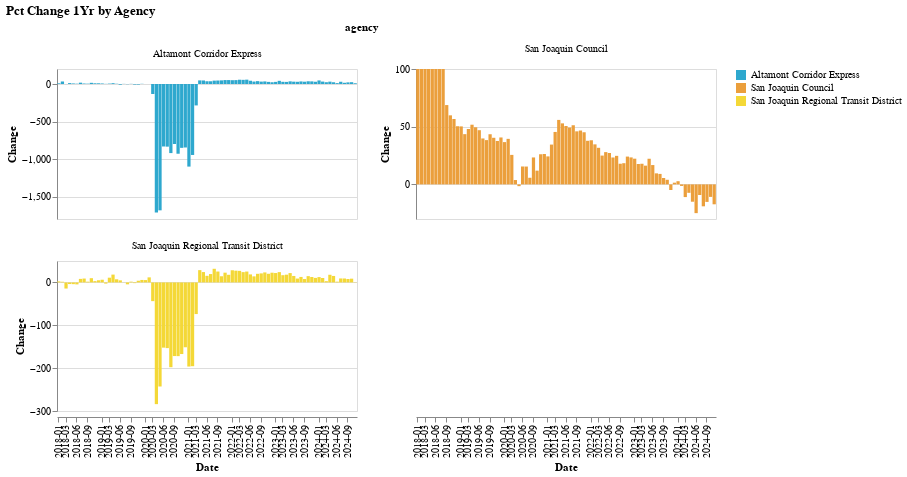

The notebook cell saved with this chart:
### Markdown cell above
Change in Unlinked Passenger Trips from the prior year. For example, July 2023's change would be the change in July 2023's reported values against July 2022's reported values.

### Code cell
# TEST OF BAR CHART WITH % CHANGE 1 YEAR
make_bar_chart(by_agency_long_no_zero_upt[by_agency_long_no_zero_upt["period_year"] >= 2018], 
               y_col = "pct_change_1yr", 
               color_col = "agency")

### Figure 1 — Vega-Lite specification as saved in the notebook (floating-point values rounded to 4 significant figures; data arrays with more than 128 entries replaced by an {"elided": "..."} marker saying what was removed)
{"config": {"view": {"continuousWidth": 300, "continuousHeight": 300}}, "data": {"name": "data-1a622f47f7eb691fe46bc65be098b2d6"}, "facet": {"field": "agency", "type": "nominal"}, "spec": {"mark": {"type": "bar"}, "encoding": {"color": {"field": "agency", "scale": {"range": ["#2EA8CE", "#EB9F3C", "#F4D837", "#51BF9D", "#8CBCCB", "#9487C0", "#136C97", "#E16B26", "#F6BF16", "#00896B", "#7790A3", "#5B559C"]}, "title": "", "type": "nominal"}, "tooltip": [{"field": "period_year_month", "type": "nominal"}, {"field": "pct_change_1yr", "type": "quantitative"}, {"field": "agency", "type": "nominal"}, {"field": "RTPA", "type": "nominal"}], "x": {"axis": {"values": ["2018-01", "2018-03", "2018-06", "2018-09", "2019-01", "2019-03", "2019-06", "2019-09", "2020-01", "2020-03", "2020-06", "2020-09", "2021-01", "2021-03", "2021-06", "2021-09", "2022-01", "2022-03", "2022-06", "2022-09", "2023-01", "2023-03", "2023-06", "2023-09", "2024-01", "2024-03", "2024-06", "2024-09"]}, "field": "period_year_month", "title": "Date", "type": "ordinal"}, "y": {"field": "pct_change_1yr", "title": "Change", "type": "quantitative"}}, "height": 150, "name": "view_2", "width": 300}, "columns": 2, "params": [{"name": "param_3", "select": {"type": "interval", "encodings": ["x", "y"]}, "bind": "scales", "views": ["view_2"]}], "resolve": {"scale": {"x": "shared", "y": "independent"}}, "title": "Pct Change 1Yr by Agency", "$schema": "https://vega.github.io/schema/vega-lite/v5.17.0.json", "datasets": {"data-1a622f47f7eb691fe46bc65be098b2d6": {"elided": "249 records"}}}
